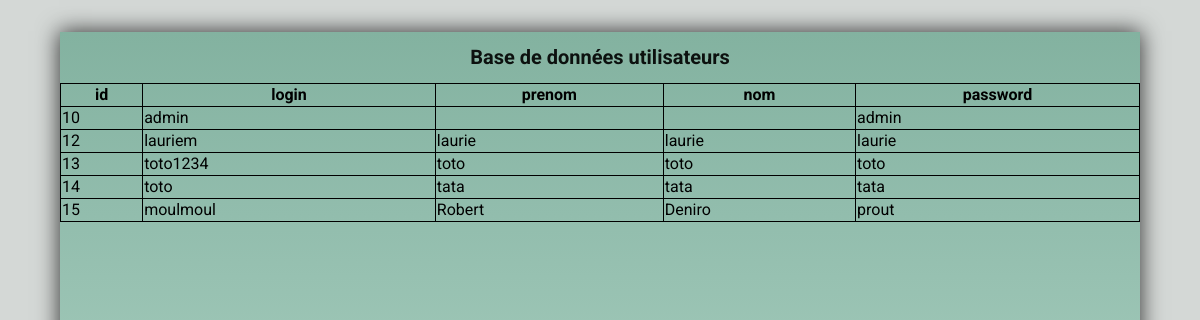
The app's page /admin.php with its own data.
### tables this page shows
CREATE TABLE `utilisateurs` (
  `id` int(11) NOT NULL,
  `login` varchar(255) NOT NULL,
  `prenom` varchar(255) NOT NULL,
  `nom` varchar(255) NOT NULL,
  `password` varchar(255) NOT NULL
);

### admin.php (the view, shortened to what this page needs)
<!DOCTYPE html>
<html lang="fr">
<head>
    <link rel="stylesheet" href="admin.css">
</head>
<main>
<h1>Base de données utilisateurs</h1>
<?php
$bdd = new PDO('mysql:host=localhost;dbname=moduleconnexion', 'root', '');
$data = $bdd->prepare('SELECT * FROM utilisateurs');
$data->execute();
$i=0;
echo "<div class=\"table\"><table>" ;
while ($result = $data-> fetch(PDO::FETCH_ASSOC)){
  if ($i == 0){
    foreach ($result as $key => $value){
      echo "<th>$key</th>";
    }
    $i++;
  }
  echo "<tr>";
  foreach ($result as $key => $value) {
    echo "<td>$value</td>";
  }
  echo "</tr>";
}
echo "</div></table>";
?>
</main>
</html>

### admin.css (style rules this page uses)
table { width: 100%; border-collapse: collapse; }
table th, table td { border: solid 1px; height: 20px; font-family: 'Roboto', sans-serif; }
.table { height: 80vh; overflow-y:scroll; }
main { width: 90%; height: 92%; background-image: linear-gradient(to top, #bfe0d3, #b0d4c6, #a1c9b9, #92bdad, #83b2a0); align-items: stretch; margin-left: auto; margin-right: auto; box-shadow: 0px 0px 21px 1px rgba(0,0,0,0.75); }
h1 { color:rgba(0, 0, 0, 0.904); text-align: center; font-family: 'Roboto', sans-serif; font-size: 20px; }

### records on screen
utilisateurs: key "id", key "login", key "prenom", key "nom", key "password", id "10", login "admin", password "admin"
utilisateurs: id "12", login "lauriem", prenom "laurie", nom "laurie", password "laurie"
utilisateurs: id "13", login "toto1234", prenom "toto", nom "toto", password "toto"
utilisateurs: id "14", login "toto", prenom "tata", nom "tata", password "tata"
utilisateurs: id "15", login "moulmoul", prenom "Robert", nom "Deniro", password "prout"
